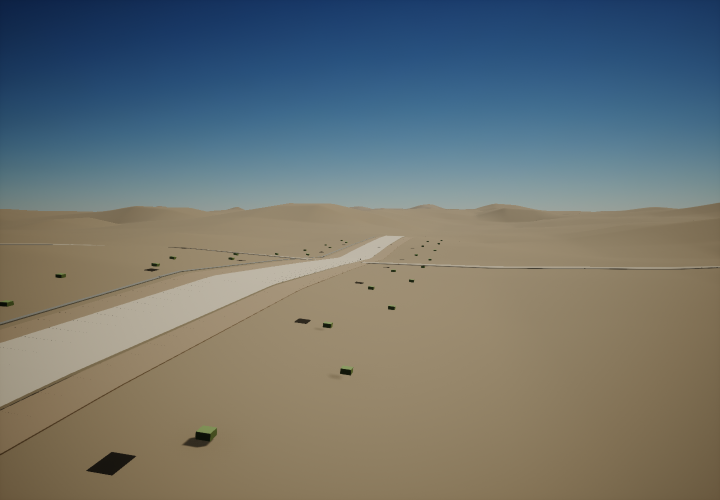
#> input picture QA/Canton_District/main_street.png, 1440 x 1000 px (shown at 1/2 size)
$ python create_canton_material_atlas.py
#> lines starting #> are read from the running program, lines starting #| are printed output that depends on the picture
"""Assemble the four fixed-camera provisional surface QA captures."""
from pathlib import Path
from PIL import Image, ImageDraw, ImageFont


root = Path(__file__).resolve().parents[1]
source = root / "QA/Canton_District"
destination = root / "Review/M03_Material_Atlas.png"
destination.parent.mkdir(parents=True, exist_ok=True)
items = [
    ("main_street.png", "Principal slab street"),
    ("mixed_lane.png", "Mixed lane"),
    ("gate_approach.png", "Gate approach — scale test"),
    ("courtyard_edge.png", "Courtyard edge — provisional"),
]
tile_w, tile_h, strip, banner = 720, 500, 40, 52
atlas = Image.new("RGB", (tile_w * 2, banner + (tile_h + strip) * 2), "#e5e0d3")
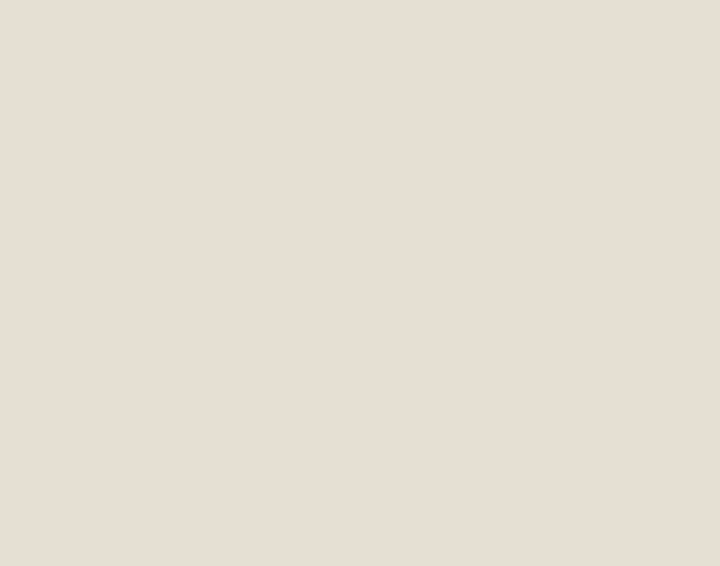
#> atlas: PIL image 1440x1132 RGB (shown at 1/2 size); mean R, G, B 229, 224, 211
draw = ImageDraw.Draw(atlas)
font_path = Path("/System/Library/Fonts/Supplemental/Arial.ttf")
font = ImageFont.truetype(str(font_path), 19) if font_path.is_file() else ImageFont.load_default()
draw.text((18, 15), "PROVISIONAL ENGINEERING DISTRICT — historical XY / Z not accepted",
          fill="#27231e", font=font)
for index, (filename, label) in enumerate(items):
    x = (index % 2) * tile_w
    y = banner + (index // 2) * (tile_h + strip)
    image = Image.open(source / filename).convert("RGB").resize((tile_w, tile_h))
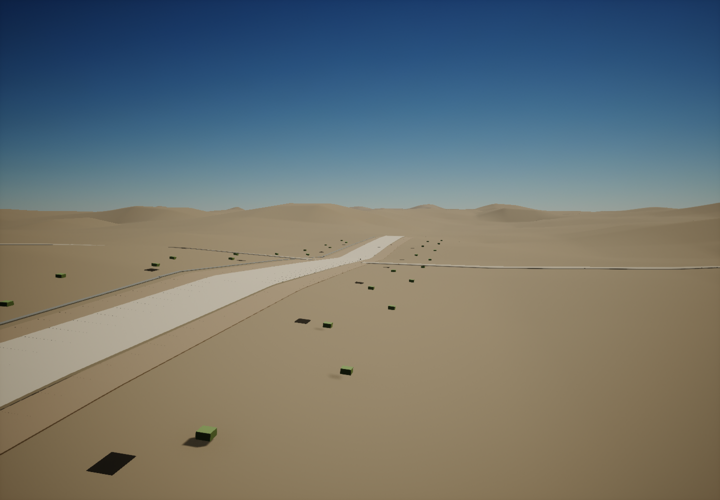
#> image: PIL image 720x500 RGB; mean R, G, B 110.7, 116.1, 112.9
    atlas.paste(image, (x, y + strip))
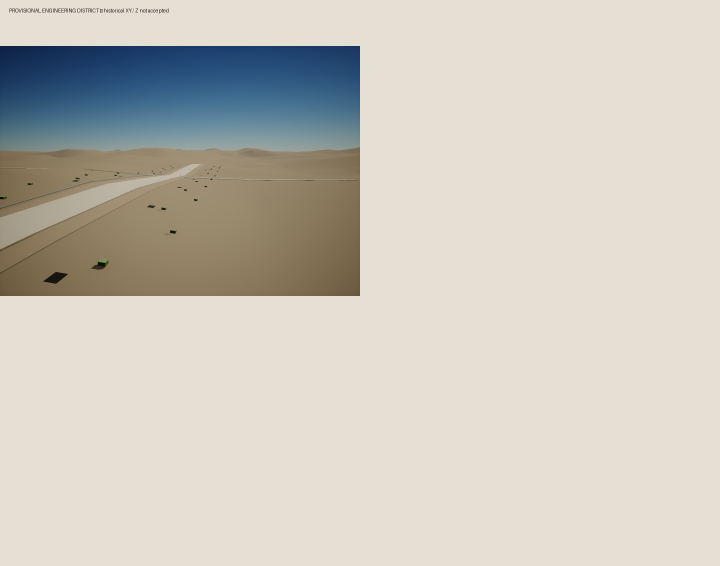
#> atlas: PIL image 1440x1132 RGB (shown at 1/2 size); mean R, G, B 202.8, 200.1, 189.3
    draw.text((x + 12, y + 10), label, fill="#27231e", font=font)
#> pass 2 of the loop `for index, (filename, label) in enumerate(items):`:
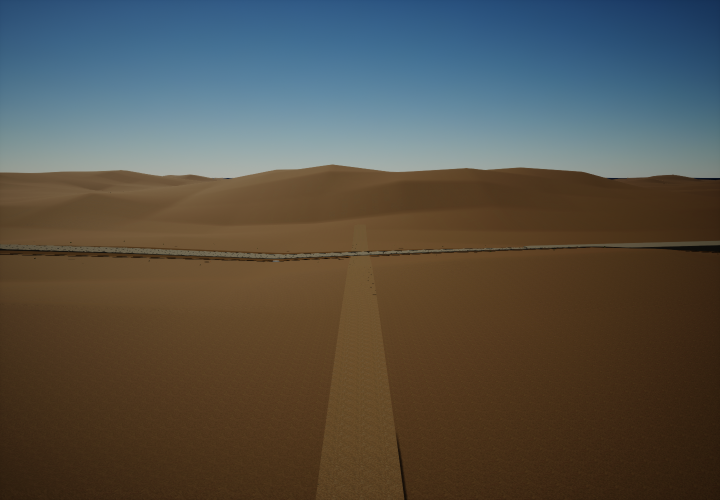
#> input picture QA/Canton_District/mixed_lane.png, 1440 x 1000 px (shown at 1/2 size)
#> `image = Image.open(source / filename).convert("RGB").resize((tile_w, t..`:
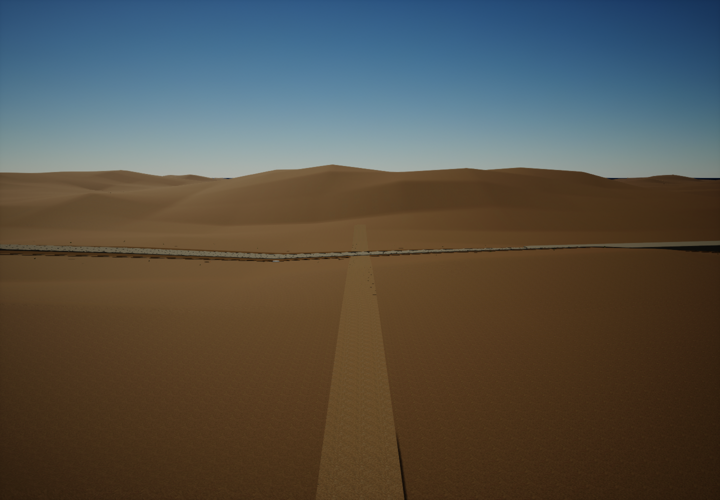
#> image: PIL image 720x500 RGB; mean R, G, B 84.7, 80.7, 72
#> `atlas.paste(image, (x, y + strip))`:
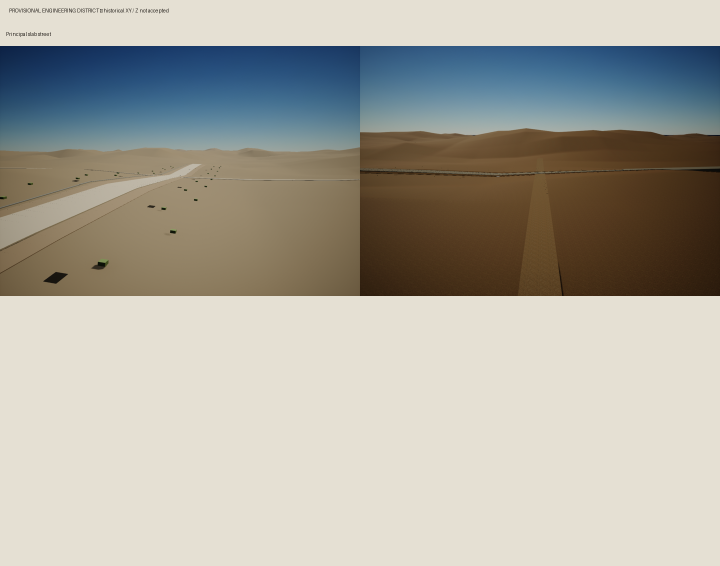
#> atlas: PIL image 1440x1132 RGB (shown at 1/2 size); mean R, G, B 170.9, 168.4, 158.5
#> pass 3 of the loop `for index, (filename, label) in enumerate(items):`:
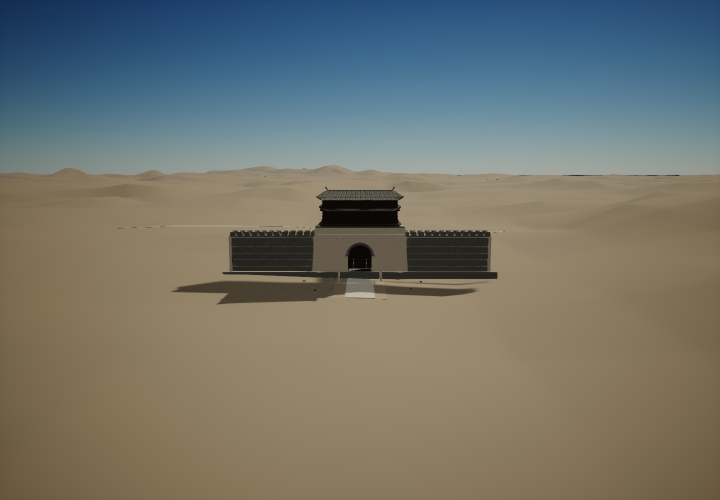
#> input picture QA/Canton_District/gate_approach.png, 1440 x 1000 px (shown at 1/2 size)
#> `image = Image.open(source / filename).convert("RGB").resize((tile_w, t..`:
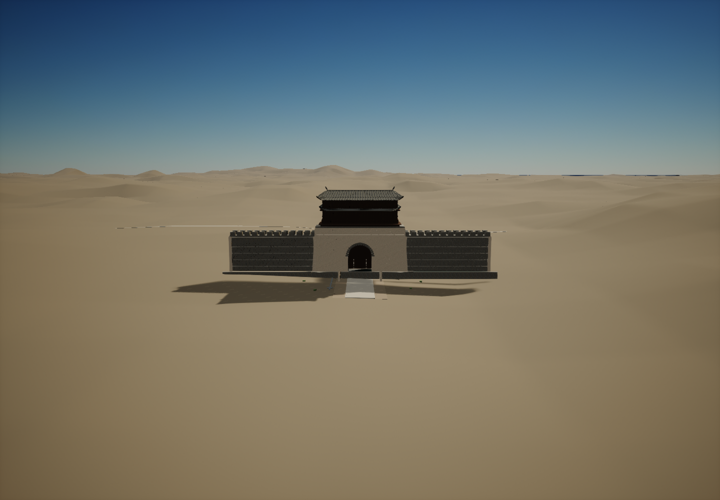
#> image: PIL image 720x500 RGB; mean R, G, B 114.5, 116.3, 107.6
#> `atlas.paste(image, (x, y + strip))`:
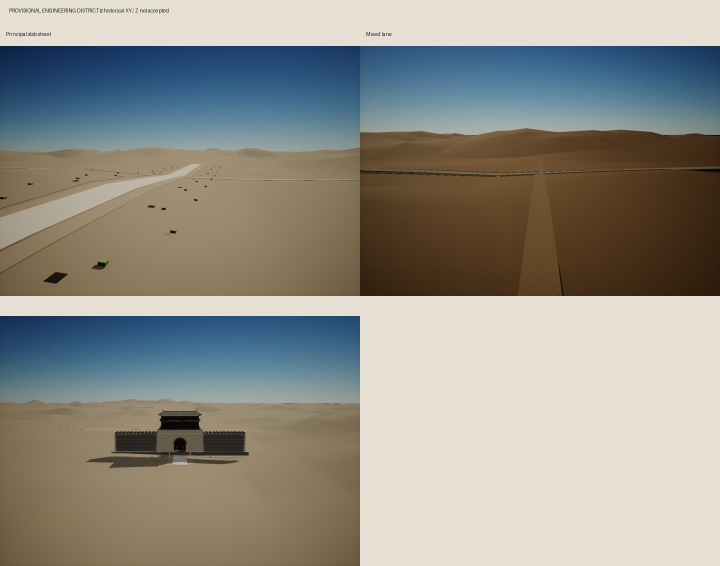
#> atlas: PIL image 1440x1132 RGB (shown at 1/2 size); mean R, G, B 145.6, 144.6, 135.7
#> the loop made 4 passes; the first 3 are shown
atlas.save(destination)
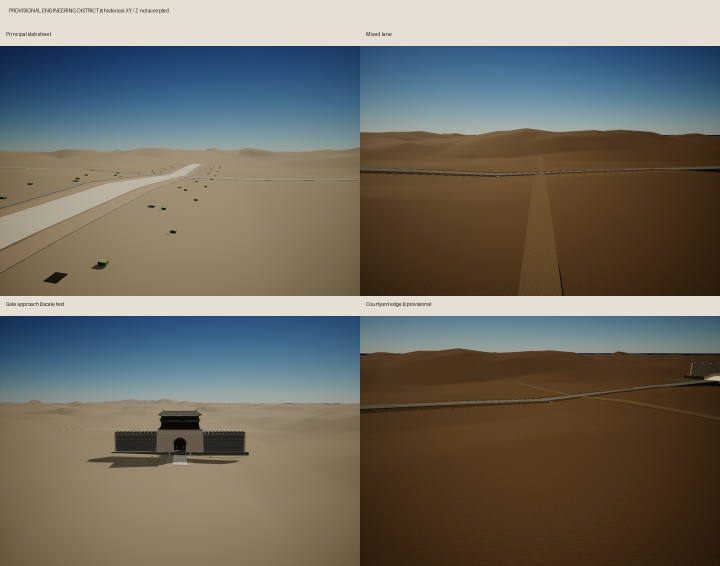
#> saved as M03_Material_Atlas.png: PIL image 1440x1132 RGB (shown at 1/2 size); mean R, G, B 112.3, 108.7, 98.4
print(destination)
